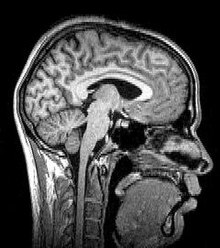
#> input picture brain_mri.jpg, 220 x 248 px
$ python clustering_img.py
#> lines starting #> are read from the running program, lines starting #| are printed output that depends on the picture
import matplotlib.pyplot as plt
from matplotlib.image import imread
from matplotlib import cm  # Importar el módulo de colormaps

def random_numbers(seed, low, high, size):
    state = seed
    results = []
    for _ in range(size):
        state = (state * 1664525 + 1013904223) % (2**32)
        results.append(low + (state % (high - low)))
    return results

def generate_colors(k):
    """Genera una lista de colores usando la paleta por defecto de Matplotlib."""
    colors = [cm.tab10(i)[:3] for i in range(k)]  # Usar la colormap 'tab10', que tiene 10 colores distintos
    return colors

def clip(value, min_value, max_value):
    """Asegura que el valor esté dentro del rango [min_value, max_value]."""
    return max(min_value, min(max_value, value))

def cluster_brain_mri(image_path, output_path, k=4, seed=42):
    # Cargar la imagen
#> called with image_path = 'brain_mri.jpg', output_path = 'output.jpg', k = 3, seed = 42
    image = imread(image_path)
#> image is the input picture: shape (248, 220); min 0, max 255, mean 72.9

    # Manejar imágenes en escala de grises
    if len(image.shape) == 2:  # Imagen en escala de grises
        h, w = image.shape
#> h = 248; w = 220
        image = image.reshape(h, w, 1)  # Agregar dimensión de canal
    else:
        h, w, c = image.shape

    # Convertir la imagen en una lista de píxeles
    pixels = [tuple(clip(int(image[i, j][b] * 255), 0, 255) for b in range(image.shape[2])) for i in range(h) for j in range(w)]
#> pixels = 54560 items

    # Inicializar centroides usando la función random_numbers
    indices = random_numbers(seed, 0, len(pixels), k)
#> indices = [34433, 11468, 33787]
    centroids = [pixels[i] for i in indices]
#> centroids = [(255,), (255,), (255,)]
    clusters = [0] * len(pixels)
#> clusters = 54560 items

    # Generar colores para cada cluster usando la paleta de Matplotlib
    colors = generate_colors(k)

    # Función para calcular distancia euclidiana
    def euclidean_distance(p1, p2):
        return sum((p1[i] - p2[i]) ** 2 for i in range(len(p1)))

    # K-Means simple sin librerías
    for _ in range(10):  # Número de iteraciones fijas
        new_centroids = [(0,) * len(centroids[0])] * k
        counts = [0] * k

        for i, pixel in enumerate(pixels):
            distances = [euclidean_distance(pixel, centroid) for centroid in centroids]
            cluster = distances.index(min(distances))
            clusters[i] = cluster
            new_centroids[cluster] = tuple(new_centroids[cluster][j] + pixel[j] for j in range(len(pixel)))
            counts[cluster] += 1

        for i in range(k):
            if counts[i] > 0:
                centroids[i] = tuple(int(new_centroids[i][j] / counts[i]) for j in range(len(new_centroids[i])))
                centroids[i] = tuple(clip(v, 0, 255) for v in centroids[i])  # Asegurar rango [0, 255]
#> after the loop, centroids = [(0,), (255,), (255,)]

    # Crear imagen segmentada utilizando los colores
    clustered_image = [[colors[clusters[i * w + j]] for j in range(w)] for i in range(h)]
#> clustered_image = 248 items

    # Guardar la imagen procesada
    plt.imsave(output_path, clustered_image, cmap=None)  # Usar None para no aplicar cmap
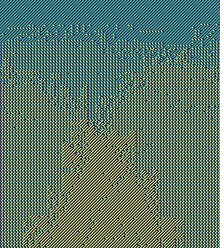
#> saved as output.jpg: shape (248, 220, 3); mean R, G, B 92.4, 119, 102.5

    # Mostrar la imagen original y la segmentada
    fig, ax = plt.subplots(1, 2, figsize=(10, 5))
    ax[0].imshow(image, cmap='gray' if image.shape[2] == 1 else None)
    ax[0].set_title("Imagen Original")
    ax[0].axis("off")

    ax[1].imshow(clustered_image)
    ax[1].set_title("Imagen Clustering K-Means")
    ax[1].axis("off")

    plt.show()
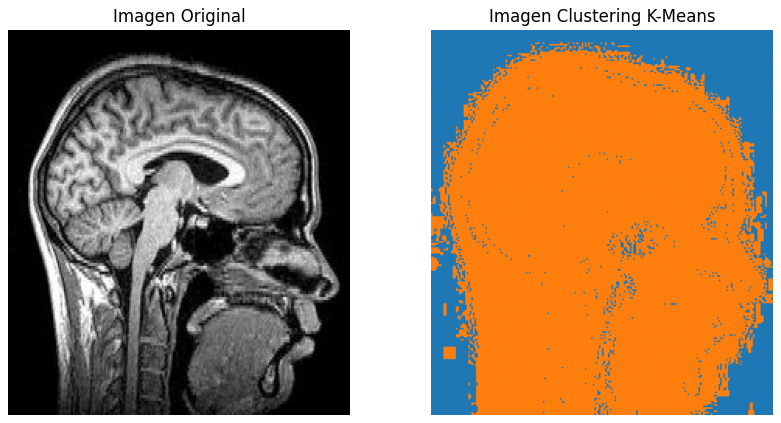
#> figure drawn by matplotlib, 2 panels

if __name__ == "__main__":
    cluster_brain_mri("brain_mri.jpg", "output.jpg", k=3, seed=42)
